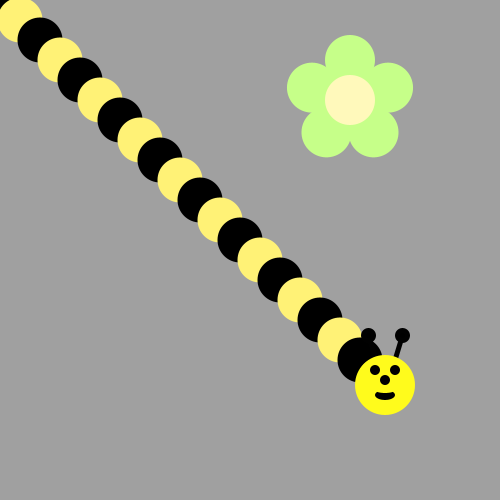
Frame 1 (no input)
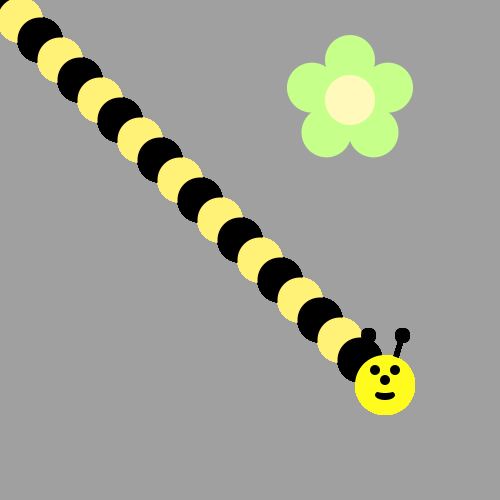
Frame 60 (the mouse pressed at the canvas centre just before this capture)
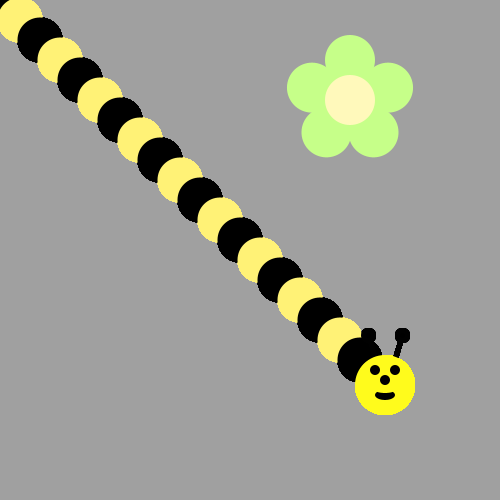
Frame 120 (the mouse held since frame 60 and released just before this capture)

The Processing sketch that drew these frames (run headless with seeded random() and noise(); from frame 60 on, the mouse is pressed at the canvas centre):

// Processing sketch: bumble_bee
// ── bumble_bee.pde

void setup() {
     ellipseMode(CENTER);
     size(500, 500);
     background(160, 160, 160);
     drawFlower(350, 100);
}

void draw() {
  int x=0;
  int y=0;
  for(int i=20; i>0; i--)
  
  {
    if(i % 2==0)  {
      
      fill(0,0,0);
    }
    
    else  {
      fill(255,242,118);
       }
       ellipse(x,y,45,45);
       x+=20;
       y+=20;
  }
  drawBeeFace(385,385);
// First run the program and you should see a flower.  
  
  
/* Then, use a loop to make a body for the Bee! 
(see the image on the recipe, it's a diagonal line of circles)
Use remainder to make the colors alternate between yellow and black
*/



/*
Now put his head on using drawBeeFace(x,y)
*/

}

/**************   Use these methods but  DON'T CHANGE THE CODE BELOW  **************/

void drawFlower(int x, int y) {
     noStroke();
     translate(x, y);
     // draw 5 petals, rotating after each one
     fill(#c6ff89);      // green
      for (int i = 0; i < 5; i++) {
           ellipse(0, -40, 50, 50);
          rotate(radians(72));
     }
     fill(#fff9bb); // light yellow
     ellipse(0, 0, 50, 50);
} 


void drawBeeFace(int BeeFaceX, int BeeFaceY) {
     noStroke();
     fill(0, 0, 0);
     stroke(1);
     strokeWeight(5);
     line(BeeFaceX-10, BeeFaceY-27, BeeFaceX-17, BeeFaceY-50);
     line(BeeFaceX+10, BeeFaceY-27, BeeFaceX+17, BeeFaceY-50);
     ellipse(BeeFaceX-17, BeeFaceY-50, 10, 10);
     ellipse(BeeFaceX+17, BeeFaceY-50, 10, 10);
     noStroke();
     fill(255, 251, 28);
     ellipse(BeeFaceX, BeeFaceY, 60, 60); // face
     fill(255, 237, 209);
     fill(0,0,0);
      ellipse(BeeFaceX-10, BeeFaceY-15, 10, 10); // eyes
     ellipse(BeeFaceX+10, BeeFaceY-15, 10, 10);
      ellipse(BeeFaceX, BeeFaceY-5, 10, 10); // nose
      ellipse(BeeFaceX, BeeFaceY+10, 20, 10);// mouth
     fill(255, 251, 28);
     ellipse(BeeFaceX, BeeFaceY+5, 20, 6);
}
